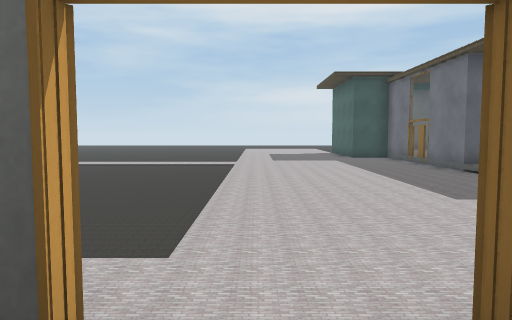
View 1 (above)

24 first-person views from a walk through a scene from a Unity 3-D project. The camera is 1.4 m above the floor, tilts 4° down and sees 70° across. The floor is counted in squares, 2 m on a side. Each view is taken from the middle of a square. On the plan, view 1 faces up. The plan holds only what a view shows up to about 11 squares ahead; the rest is blank. The place goes on beyond the plan. The player character is not drawn. Some surface patterns are stand-ins.

View 2
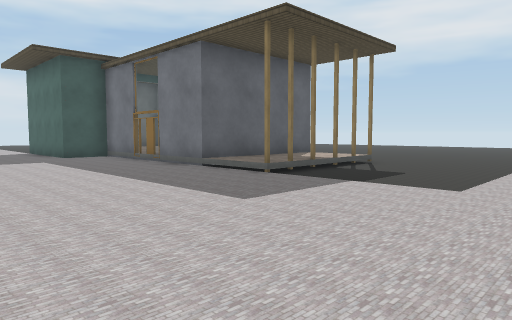

View 3
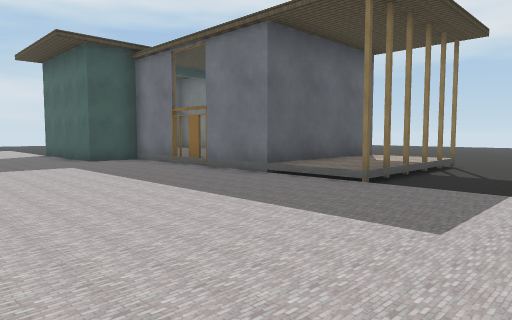

View 4
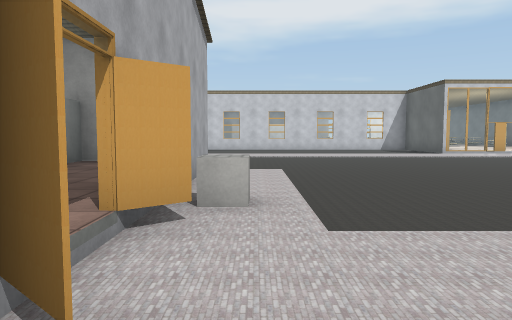

View 5
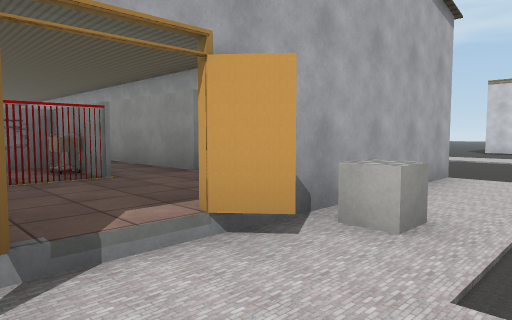

View 6
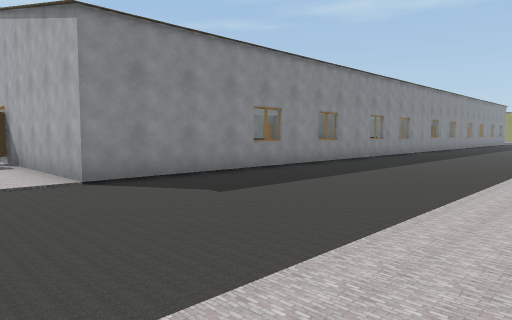

View 7
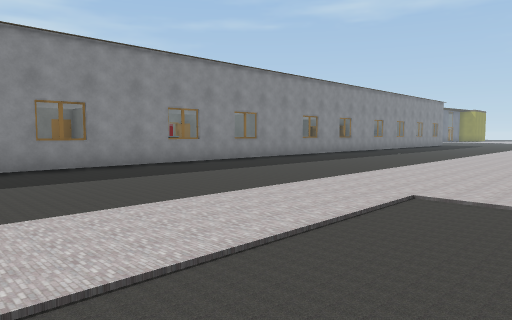

View 8
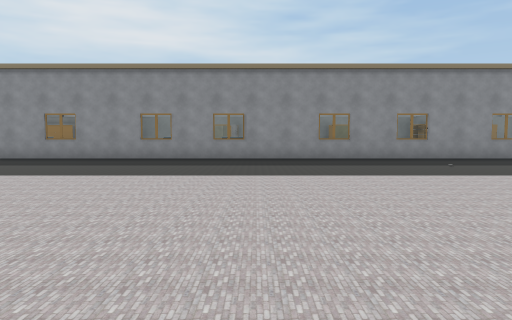

View 9
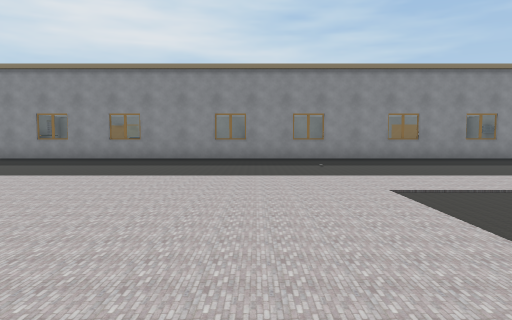

View 10
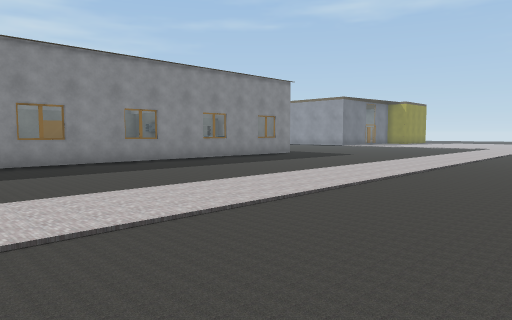

View 11
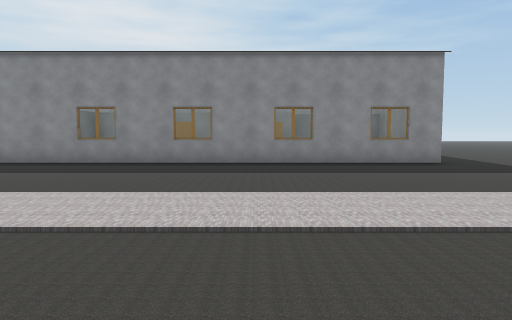

View 12
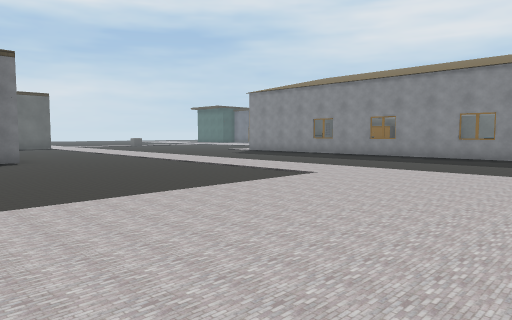

View 13
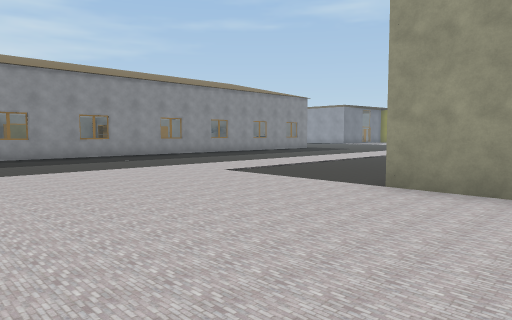

View 14
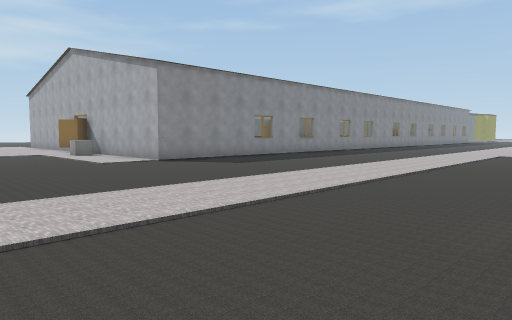

View 15
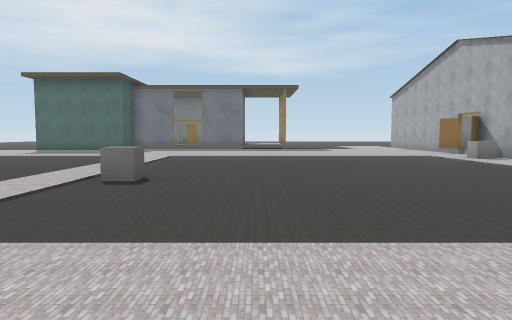

View 16
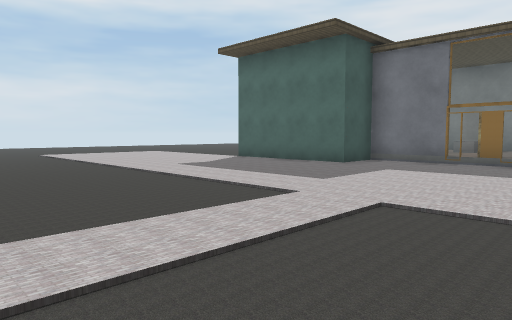

View 17
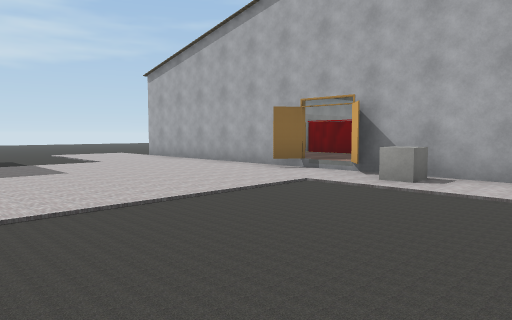

View 18
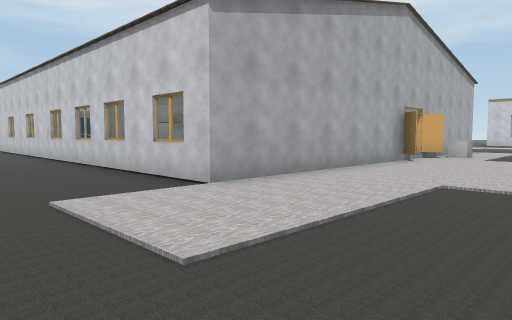

View 19
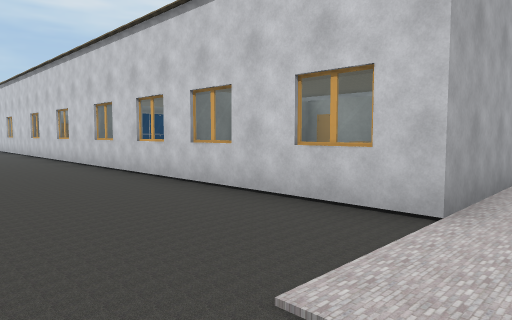

View 20
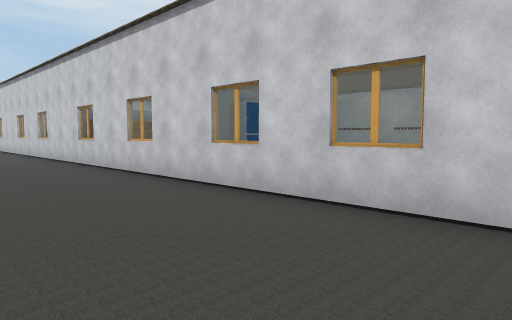

View 21
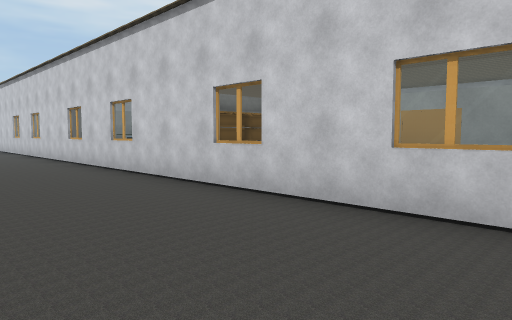

View 22
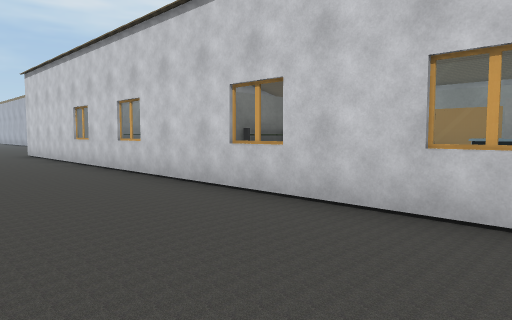

View 23
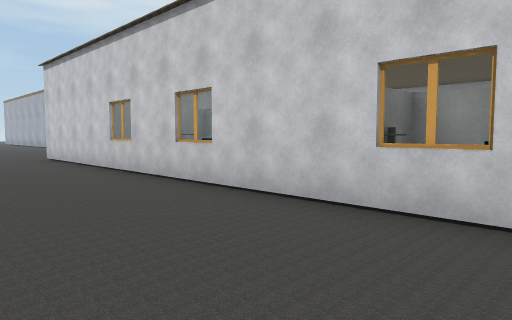

View 24
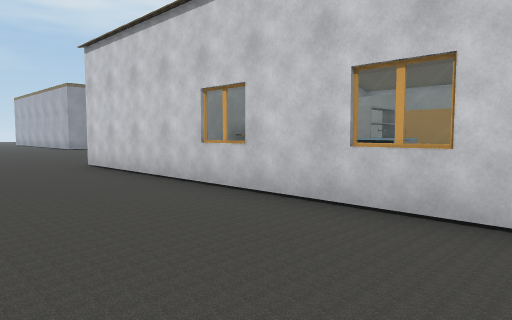

### Floor plan
Key: @ floor where view 1 was taken; # wall or solid block; x gap in a wall; . main floor; : floor 0.25 m higher than the main floor; + floor 0.5 m higher than the main floor; / step, stairs or slope; = window, fence, low wall or low ledge; ^ raised ledge; C cube; O other object.
Columns run from 17 left of view 1 to 10 right of it. Each row starts with its distance up from view 1.
 15               ...::::#
 14              ....::::##
 13             .....:::::#+
 12           .......:::::#+C
 11          :::::::::::::O+++#
 10        :...C.....:::::#   #
  9       ::.........:::::#####
  8      .::.........:::::/+++/
  7       ::.........:::::/xxx/.
  6    ...::.........:::::......
  5    ...::.........:::::......
  4    ...::.........:::::......
  3    ...::.........:::::::::..
  2     ..::....:::C::::::::::..
  1    ...::....#####/#######...
  0   #...::....#++++@+  #  =...
 -1   ....::....#++++++  #  #...
 -2   ....::....###+#=   #  #...
 -3  .....::....###+##   ####...
 -4  .....::....###+     #  =...
 -5  .....::....# #      #  #...
 -6  .....::....#=#      ####..
 -7  .....::....####     #  #...
 -8 ::::::::....=        #  #...
 -9 ::::::::....##       #= #...
-10 ::::::::....=        ## #...
-11 ::::::::....#        #= #..
-12 ::::::::....#        ####..
-13 ::::::::....=        # ##...
-14 ::::::::....#        ###=...
-15  :::::::....#        # ##...
-16  ##...::....#        ###=...
-17    ...::....###      ####...
-18    ...::....=        ####...
-19    ...::....# =      #  =...
-20     ..::....# =      #^x#...
-21     ..::....#        #  #...
-22    ...::....#        #  =..
-23     ..::....=        ####..
-24     ..::....#           #..
-25      .::....=           #..

Where each view was taken, in squares from view 1:
view 1: 0 up, 0 right, facing up
view 2: 2 up, 0 right, facing up-right
view 3: 4 up, 0 right, facing up-right
view 4: 2 up, 2 right, facing left
view 5: 3 up, 1 right, facing down-left
view 6: 3 up, 11 left, facing down-right
view 7: 3 down, 13 left, facing down-right
view 8: 11 down, 16 left, facing right
view 9: 14 down, 16 left, facing right
view 10: 16 down, 14 left, facing down-right
view 11: 22 down, 14 left, facing right
view 12: 11 down, 17 left, facing up-right
view 13: 11 down, 17 left, facing down-right
view 14: 6 up, 14 left, facing down-right
view 15: 8 up, 12 left, facing right
view 16: 9 up, 4 left, facing up-right
view 17: 7 up, 4 left, facing down-right
view 18: 5 up, 10 right, facing down-left
view 19: 2 up, 10 right, facing down-left
view 20: 2 down, 10 right, facing down-left
view 21: 7 down, 10 right, facing down-left
view 22: 13 down, 10 right, facing down-left
view 23: 15 down, 10 right, facing down-left
view 24: 18 down, 10 right, facing down-left
